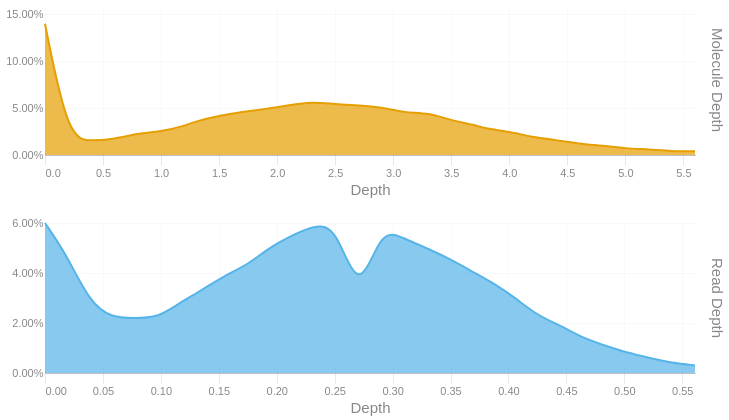

The notebook cell saved with this chart:
### Code cell
readdep = depth_hist(tb['Read Depth'], q99, 3)
readdep = readdep.with_columns(pl.lit('Read Depth').alias('Metric'))
if not SKIPLR:
    moldep = depth_hist(tb['Molecule Depth'], mol_q99, 1)
    moldep = moldep.with_columns(pl.lit('Molecule Depth').alias('Metric'))
    _hist = pl.concat([readdep, moldep])
    _hist = _hist.filter(pl.col('Proportion') != 0)
    with SafeRender(_hist):
        (
            alt.Chart(_hist)        
            .mark_area(interpolate = "basis")
            .encode(
                x=alt.X('Bin:Q').scale(domainMin=0).axis(alt.Axis(title='Depth')),
                y = alt.Y('Proportion:Q', title = None).axis(format = '.2%'),
                color = alt.Color('Metric:N').legend(None),
                row = alt.Row("Metric:N").header(title = None, labelOrient = 'right'),
                tooltip = [
                    alt.Tooltip("Metric:N", title = "Metric"),
                    alt.Tooltip('Interval:N', title = "Depth Interval"),
                    alt.Tooltip('Proportion:Q', title = "% Alignments").format('.2%')
                ]
            )
            .resolve_scale(x='independent', y='independent')
            .properties(
                height = 150, width = 650,
                usermeta={'embedOptions': {'downloadFileName': f'{samplename}.depth.hist'}}
            )
        ).display()
else:
    readdep = readdep.filter(pl.col('Proportion') != 0)
    with SafeRender(readdep):
        (
            alt.Chart(readdep)        
            .mark_area(interpolate = "basis")
            .encode(
                x=alt.X('Bin:Q').scale(domainMin=0).axis(alt.Axis(title='Depth')),
                y = alt.Y('Proportion:Q', title = None).axis(format = '.2%'),
                tooltip = [
                    alt.Tooltip('Interval:N', title = "Depth Interval"),
                    alt.Tooltip('Proportion:Q', title = "% Alignments").format('.2%')
                ]
            )
            .properties(
                usermeta={'embedOptions': {'downloadFileName': f'{samplename}.depth.hist'}}
            )
        ).display()

### Figure 1 — Vega-Lite specification as saved in the notebook (floating-point values rounded to 4 significant figures)
{"width": 650, "height": 150, "config": {"title": {"anchor": "start", "dy": -15, "fontSize": 18, "color": "#888888", "subtitleColor": "#888888", "subtitleFontSize": 14}, "arc": {"fill": "#0072B2"}, "axis": {"domainColor": "#888888", "domainWidth": 0.5, "gridWidth": 0.2, "grid": false, "titleFontWeight": 400, "titleFontSize": 15, "labelFontSize": 11, "labelColor": "#888888", "tickColor": "#888888", "tickWidth": 0.2, "titleColor": "#888888"}, "axisBand": {"grid": false}, "axisX": {"grid": true, "tickSize": 10, "domainCap": "round"}, "axisY": {"domain": false, "grid": true, "tickSize": 0, "domainCap": "round"}, "background": "transparent", "header": {"labelFontSize": 15, "labelColor": "#888888", "titleFontSize": 15, "titleFontWeight": 600, "titleColor": "#888888"}, "legend": {"labelFont": "sans-serif", "labelFontSize": 12, "labelColor": "#888888", "symbolSize": 100, "symbolType": "circle", "titleFontSize": 12, "titlePadding": 10, "titleColor": "#888888", "title": null}, "range": {"category": ["#E69F00", "#56B4E9", "#009E73", "#F0E442", "#0072B2", "#D55E00", "#CC79A7", "#000000"], "diverging": ["#cfe8f3", "#a2d4ec", "#73bfe2", "#46abdb", "#1696d2", "#12719e"]}, "area": {"fill": "#0072B2", "fillOpacity": 0.7, "line": true, "strokeOpacity": 0.7}, "line": {"color": "#0072B2", "stroke": "#0072B2", "strokeWidth": 2}, "trail": {"color": "#0072B2", "stroke": "#0072B2", "strokeWidth": 0, "size": 1}, "point": {"filled": true, "fillOpacity": 1.0, "size": 95}, "text": {"color": "#888888", "fontSize": 11, "align": "right", "fontWeight": 400, "size": 11}, "bar": {"fill": "#0072B2", "stroke": null}, "view": {"stroke": null, "continuousWidth": 660, "continuousHeight": 400}}, "data": {"name": "data-48948ab87fd6efe8cf99ebbf83154d8c"}, "mark": {"type": "area", "interpolate": "basis"}, "encoding": {"color": {"field": "Metric", "legend": null, "type": "nominal"}, "row": {"field": "Metric", "header": {"title": null, "labelOrient": "right"}, "type": "nominal"}, "tooltip": [{"field": "Metric", "title": "Metric", "type": "nominal"}, {"field": "Interval", "title": "Depth Interval", "type": "nominal"}, {"field": "Proportion", "format": ".2%", "title": "% Alignments", "type": "quantitative"}], "x": {"axis": {"title": "Depth"}, "field": "Bin", "scale": {"domainMin": 0}, "type": "quantitative"}, "y": {"axis": {"format": ".2%"}, "field": "Proportion", "title": null, "type": "quantitative"}}, "resolve": {"scale": {"x": "independent", "y": "independent"}}, "usermeta": {"embedOptions": {"downloadFileName": "TF26LRJL0042_50B_L_10484332_23Y22YLT4_L7.depth.hist"}}, "$schema": "https://vega.github.io/schema/vega-lite/v6.4.1.json", "datasets": {"data-48948ab87fd6efe8cf99ebbf83154d8c": [{"Bin": 0.0, "Interval": "0.0-0.019", "Proportion": 0.06, "Metric": "Read Depth"}, {"Bin": 0.019, "Interval": "0.019-0.039", "Proportion": 0.047, "Metric": "Read Depth"}, {"Bin": 0.039, "Interval": "0.039-0.058", "Proportion": 0.028, "Metric": "Read Depth"}, {"Bin": 0.058, "Interval": "0.058-0.077", "Proportion": 0.022, "Metric": "Read Depth"}, {"Bin": 0.077, "Interval": "0.077-0.097", "Proportion": 0.022, "Metric": "Read Depth"}, {"Bin": 0.097, "Interval": "0.097-0.116", "Proportion": 0.022, "Metric": "Read Depth"}, {"Bin": 0.116, "Interval": "0.116-0.135", "Proportion": 0.028, "Metric": "Read Depth"}, {"Bin": 0.135, "Interval": "0.135-0.155", "Proportion": 0.033, "Metric": "Read Depth"}, {"Bin": 0.155, "Interval": "0.155-0.174", "Proportion": 0.039, "Metric": "Read Depth"}, {"Bin": 0.174, "Interval": "0.174-0.193", "Proportion": 0.043, "Metric": "Read Depth"}, {"Bin": 0.193, "Interval": "0.193-0.213", "Proportion": 0.05, "Metric": "Read Depth"}, {"Bin": 0.213, "Interval": "0.213-0.232", "Proportion": 0.055, "Metric": "Read Depth"}, {"Bin": 0.232, "Interval": "0.232-0.251", "Proportion": 0.059, "Metric": "Read Depth"}, {"Bin": 0.251, "Interval": "0.251-0.271", "Proportion": 0.059, "Metric": "Read Depth"}, {"Bin": 0.271, "Interval": "0.271-0.29", "Proportion": 0.03, "Metric": "Read Depth"}, {"Bin": 0.29, "Interval": "0.29-0.309", "Proportion": 0.058, "Metric": "Read Depth"}, {"Bin": 0.309, "Interval": "0.309-0.329", "Proportion": 0.054, "Metric": "Read Depth"}, {"Bin": 0.329, "Interval": "0.329-0.348", "Proportion": 0.05, "Metric": "Read Depth"}, {"Bin": 0.348, "Interval": "0.348-0.367", "Proportion": 0.046, "Metric": "Read Depth"}, {"Bin": 0.367, "Interval": "0.367-0.387", "Proportion": 0.041, "Metric": "Read Depth"}, {"Bin": 0.387, "Interval": "0.387-0.406", "Proportion": 0.036, "Metric": "Read Depth"}, {"Bin": 0.406, "Interval": "0.406-0.425", "Proportion": 0.03, "Metric": "Read Depth"}, {"Bin": 0.425, "Interval": "0.425-0.445", "Proportion": 0.023, "Metric": "Read Depth"}, {"Bin": 0.445, "Interval": "0.445-0.464", "Proportion": 0.019, "Metric": "Read Depth"}, {"Bin": 0.464, "Interval": "0.464-0.483", "Proportion": 0.014, "Metric": "Read Depth"}, {"Bin": 0.483, "Interval": "0.483-0.503", "Proportion": 0.011, "Metric": "Read Depth"}, {"Bin": 0.503, "Interval": "0.503-0.522", "Proportion": 0.008, "Metric": "Read Depth"}, {"Bin": 0.522, "Interval": "0.522-0.541", "Proportion": 0.006, "Metric": "Read Depth"}, {"Bin": 0.541, "Interval": "0.541-0.561", "Proportion": 0.004, "Metric": "Read Depth"}, {"Bin": 0.561, "Interval": "0.561-0.58", "Proportion": 0.003, "Metric": "Read Depth"}, {"Bin": 0.0, "Interval": "0.0-0.2", "Proportion": 0.14, "Metric": "Molecule Depth"}, {"Bin": 0.2, "Interval": "0.2-0.4", "Proportion": 0.017, "Metric": "Molecule Depth"}, {"Bin": 0.4, "Interval": "0.4-0.6", "Proportion": 0.015, "Metric": "Molecule Depth"}, {"Bin": 0.6, "Interval": "0.6-0.8", "Proportion": 0.017, "Metric": "Molecule Depth"}, {"Bin": 0.8, "Interval": "0.8-1.0", "Proportion": 0.023, "Metric": "Molecule Depth"}, {"Bin": 1.0, "Interval": "1.0-1.2", "Proportion": 0.025, "Metric": "Molecule Depth"}, {"Bin": 1.2, "Interval": "1.2-1.3", "Proportion": 0.031, "Metric": "Molecule Depth"}, {"Bin": 1.3, "Interval": "1.3-1.5", "Proportion": 0.036, "Metric": "Molecule Depth"}, {"Bin": 1.5, "Interval": "1.5-1.7", "Proportion": 0.042, "Metric": "Molecule Depth"}, {"Bin": 1.7, "Interval": "1.7-1.9", "Proportion": 0.046, "Metric": "Molecule Depth"}, {"Bin": 1.9, "Interval": "1.9-2.1", "Proportion": 0.049, "Metric": "Molecule Depth"}, {"Bin": 2.1, "Interval": "2.1-2.3", "Proportion": 0.053, "Metric": "Molecule Depth"}, {"Bin": 2.3, "Interval": "2.3-2.5", "Proportion": 0.057, "Metric": "Molecule Depth"}, {"Bin": 2.5, "Interval": "2.5-2.7", "Proportion": 0.054, "Metric": "Molecule Depth"}, {"Bin": 2.7, "Interval": "2.7-2.9", "Proportion": 0.053, "Metric": "Molecule Depth"}, {"Bin": 2.9, "Interval": "2.9-3.1", "Proportion": 0.051, "Metric": "Molecule Depth"}, {"Bin": 3.1, "Interval": "3.1-3.3", "Proportion": 0.045, "Metric": "Molecule Depth"}, {"Bin": 3.3, "Interval": "3.3-3.5", "Proportion": 0.045, "Metric": "Molecule Depth"}, {"Bin": 3.5, "Interval": "3.5-3.7", "Proportion": 0.037, "Metric": "Molecule Depth"}, {"Bin": 3.7, "Interval": "3.7-3.8", "Proportion": 0.032, "Metric": "Molecule Depth"}, {"Bin": 3.8, "Interval": "3.8-4.0", "Proportion": 0.028, "Metric": "Molecule Depth"}, {"Bin": 4.0, "Interval": "4.0-4.2", "Proportion": 0.025, "Metric": "Molecule Depth"}, {"Bin": 4.2, "Interval": "4.2-4.4", "Proportion": 0.019, "Metric": "Molecule Depth"}, {"Bin": 4.4, "Interval": "4.4-4.6", "Proportion": 0.016, "Metric": "Molecule Depth"}, {"Bin": 4.6, "Interval": "4.6-4.8", "Proportion": 0.012, "Metric": "Molecule Depth"}, {"Bin": 4.8, "Interval": "4.8-5.0", "Proportion": 0.01, "Metric": "Molecule Depth"}, {"Bin": 5.0, "Interval": "5.0-5.2", "Proportion": 0.007, "Metric": "Molecule Depth"}, {"Bin": 5.2, "Interval": "5.2-5.4", "Proportion": 0.006, "Metric": "Molecule Depth"}, {"Bin": 5.4, "Interval": "5.4-5.6", "Proportion": 0.004, "Metric": "Molecule Depth"}, {"Bin": 5.6, "Interval": "5.6-5.77", "Proportion": 0.004, "Metric": "Molecule Depth"}]}}
